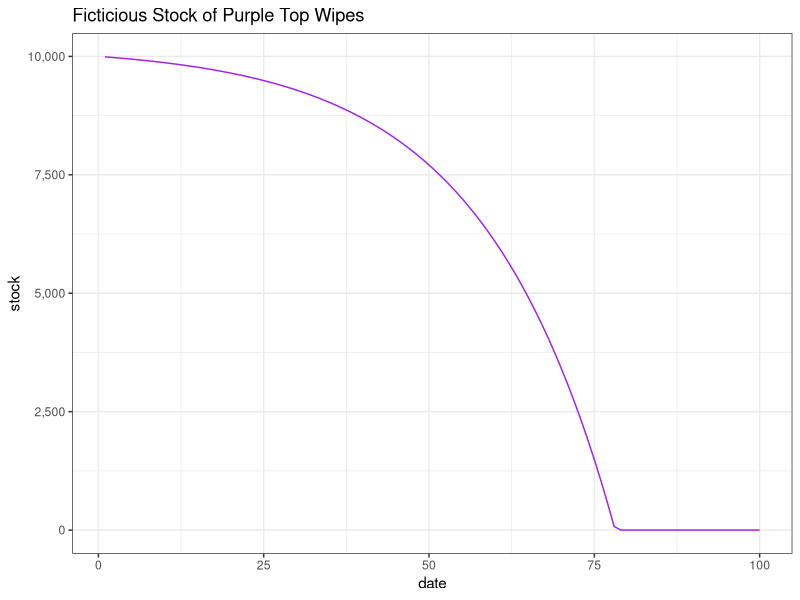

Reproduce this figure in R.
## ---- chunk 1
library(ggplot2)
theme_set(theme_bw())
dat <- data.frame(date = 1:100,
                  burn = 10*exp(.05*1:100))
dat$stock <- 10000-cumsum(dat$burn)
dat$stock <- ifelse(dat$stock<0,0,dat$stock)
ggplot(dat, aes(x = date, y = stock))+
  geom_line(colour = "purple")+
  scale_y_continuous(labels = scales::comma)+
  labs(
    title = "Ficticious Stock of Purple Top Wipes"
  )
